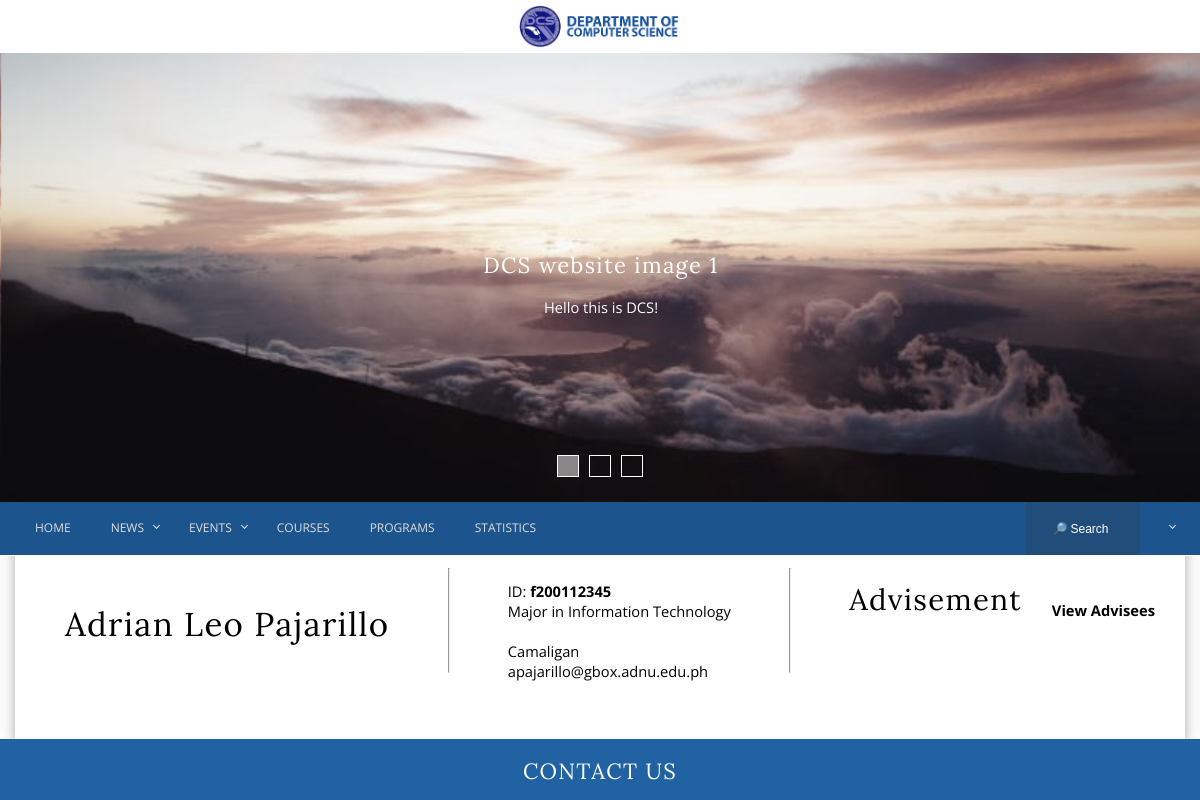
The page /profile.php (signed in) on the database its author committed.
### tables this page shows
CREATE TABLE IF NOT EXISTS `users` (
  `user_id` int(6) NOT NULL,
  `user_type` tinyint(1) NOT NULL,
  `username` varchar(10) NOT NULL,
  `password` varchar(32) NOT NULL,
  `first_name` varchar(25) NOT NULL,
  `middle_name` varchar(25) NOT NULL,
  `last_name` varchar(25) NOT NULL,
  `gender` char(1) NOT NULL,
  `birth_date` date NOT NULL,
  `address` text NOT NULL,
  `major` enum('IS','IT','CS','') NOT NULL,
  `gbox_acct` varchar(48) NOT NULL
);

### profile.php (the view, shortened to what this page needs)
<?php
    include("link.php");
    if(!$_SESSION['user_id']) {
		header("Location: index.php");
		exit;
	} else {
		$id = $_SESSION['user_id'];
		$info = mysqli_fetch_assoc(mysqli_query($connect, "SELECT * FROM users WHERE user_id=$id"));
		$info2 = mysqli_fetch_assoc(mysqli_query($connect, "SELECT * FROM students WHERE user_id=$id"));
	}
	require('header.php');
	require('carousel.php');
	require('navbar.php');
?>
	<div class="container">
		<div class="content-wrapper">
			<div class="content">
                <?php
                    $name = $info['first_name'] . " " . $info['last_name'];
					if ($info['user_type'] == 2) {
						$query = mysqli_query($connect, "SELECT COUNT(adviser_id) AS advisees FROM students WHERE adviser_id='".$info['username']."'");
						$fetch = mysqli_fetch_assoc($query);
					}
                ?>
				<br><br>
				<h1 style="padding-left:50px; padding-top:20px;text-align:left;font-size:2.25em;">
					<?php echo $name; ?>
				</h1>
				<hr>
				<div >
				<?php
					echo "<br>";
					echo "ID: <b>" . $info['username'] . "</b><br>";
					if ($info['major'] == 'CS') echo "Major in Computer Science<br>";
					else if ($info['major'] == 'IT') echo "Major in Information Technology<br>";
					else if ($info['major'] == 'IS') echo "Major in Information Systems<br>";
					echo "<br>" . $info['address'] . "<br>";
					echo $info['gbox_acct'] . "<br>";
				?>
				</div>
				<br/>
                <?php
					if(empty($info2['adviser_id'])) {
                        $msg = "N/A";
                    } else {
                        $data = mysqli_fetch_assoc(mysqli_query($connect, "SELECT first_name, last_name FROM users WHERE username='".$info2['adviser_id']."';"));
                        $msg = $data['first_name'] . " " . $data['last_name'];
                    }
				echo "<hr>";
                echo "<h1>Advisement</h1>";
				?>
				<ul style="padding:10px 30px 10px 30px;">
				<?php
					if ($info['user_type'] == 1)
						echo "<br><b>Adviser:  " . $msg . "</b>";
					else if ($info['user_type'] == 2) {
						if($fetch['advisees'] == 0){
                        echo "<p><b><a style='color:gray;cursor:default'>Go to page</a></b></p>";
						} else {
							echo "<p><b><a href='facultypage.php' style='color:black'>View Advisees</a></b></p><br>";
						}
					}
				?>
				</ul>
			</div>
		</div>
	</div>
	<footer>
		<div class="lookWrap">
			<h2>Contact Us</h2>
			</div>
	</footer>
</body>
<html>

### css/home.css (style rules this page uses)
.content-wrapper { box-shadow: 0 4px 8px 0 rgba(0, 0, 0, 0.2), 0 6px 20px 0 rgba(0, 0, 0, 0.19); }
.calele, { display: block; width: 100%; margin: 0 auto; }
.content { padding-top: 5%; padding-bottom: 5%; display: flex; overflow: hidden; }

### css/styles.css (style rules this page uses)
body, html { margin: 0; padding: 0; overflow-x: hidden; }
.container { padding-right:15px; padding-left:15px; margin: 0 auto; }
.content { margin-top: 25px; }
@media (min-width:768px) { .container { width:750px } }
@media (min-width:992px) { .container { width:970px } }
@media (min-width:1200px) { .container { width:1170px } }
h1, h2, h3, h4, h5, h6 { font-family: 'Lora', serif; letter-spacing: 1pt; text-align: center; font-weight: normal; }
body { font-family: 'Open Sans', sans-serif; text-align: justify; font-size: 11pt; }
a { text-decoration: none; color: white; }

### css/navbar-footer.css (style rules this page uses)
footer { position: absolute; right: 0; left: 0; background-color: #1C558D; color: white; }
.lookWrap { position: relative; background-color: #2062A2; float: left; width: 100%; }
.lookWrap h2 { text-transform: uppercase; text-align: center; }

### rows shown on the page
users: name "Adrian Leo Pajarillo", username "f200112345", address "Camaligan", gbox_acct "apajarillo@gbox.adnu.edu.ph"
